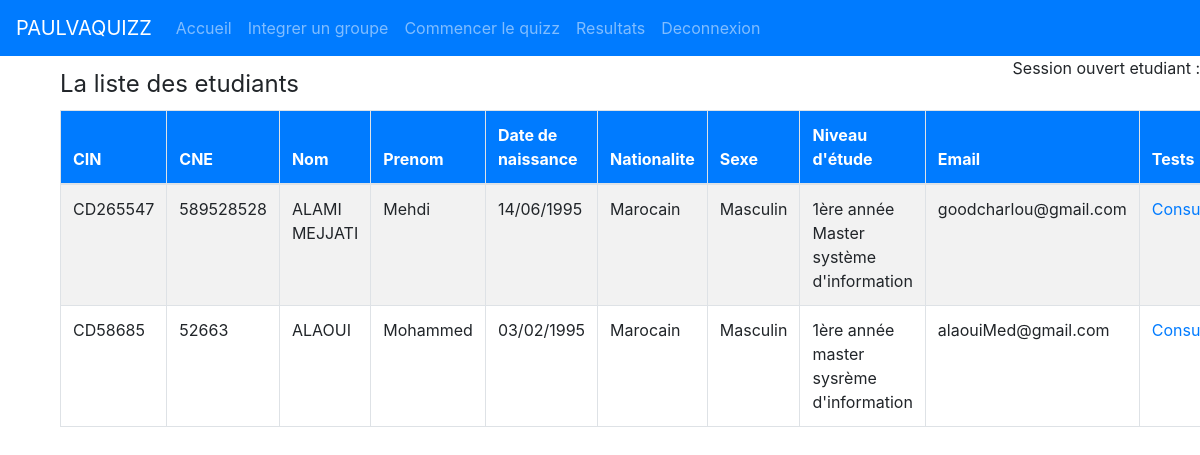
Page /Etudiants.php (signed in) on the earlier database version.
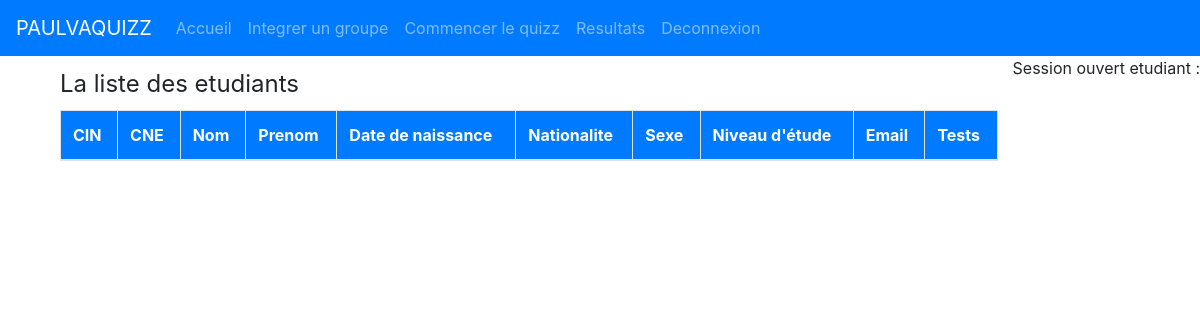
Same page on the later database version.
### tables this page shows
CREATE TABLE Etudiant(
        id             Int NOT NULL ,
        cin            Varchar (25) NOT NULL ,
        cne            Int NOT NULL ,
        nom_elv        Varchar (25) NOT NULL ,
        prenom_elv     Varchar (25) NOT NULL ,
        date_naissance Varchar (25) NOT NULL ,
        nationnalite   Varchar (25) NOT NULL ,
        sexe           Varchar (25) NOT NULL ,
        nivetude       Text NOT NULL ,
        email          Varchar (25) NOT NULL ,
        motdepasse     Varchar (25) NOT NULL ,
        PRIMARY KEY (id )
);

### Etudiants.view.php (the view)
<div class="container" style="margin-top: 10px;">
	<div class="row">
		<div class="col-md-12">
	<legend>La liste des etudiants</legend>
	<table class="table table-striped table-bordered table-hover">
				<thead class="bg-primary text-white">
					<tr scope="row">
						<th scope="col">CIN</th>
						<th scope="col">CNE</th>
						<th scope="col">Nom</th>
						<th scope="col">Prenom</th>
						<th scope="col">Date de naissance</th>
						<th scope="col">Nationalite</th>
						<th scope="col">Sexe</th>
						<th scope="col">Niveau d'étude</th>
						<th scope="col">Email</th>
						<th scope="col">Tests</th>
					</tr>
				</thead>
				<tbody>
					<?php
						while($etudiant = $etudiants->fetch()){
							$date = date("d/m/Y",strtotime($etudiant->date_naissance));
					 ?>
					 <tr scope="row">
					 	<td><?= $etudiant->cin ?></td>
					 	<td><?=$etudiant->cne ?></td>
					 	<td><?=$etudiant->nom_elv ?></td>
					 	<td><?=$etudiant->prenom_elv ?></td>
					 	<td><?= $date?></td>
					 	<td><?=$etudiant->nationalite ?></td>
					 	<td><?=$etudiant->sexe?></td>
					 	<td><?=$etudiant->nivetude ?></td>
					 	<td><?=$etudiant->email ?></td>
					 	<td><a href="<?= $base?>/Consulter.php?id=<?=$etudiant->id?>">Consulter </a> </td>
					 </tr>
					<?php  } ?>
				</tbody>
			</table>
</div>
</div>
</div>
</body>
</html>

### header.php (shortened to what this page needs)
<?php session_start();
 $base = "/Quizz" ?>
<!DOCTYPE html>
<html>
<head>
<link rel="stylesheet" href="https://maxcdn.bootstrapcdn.com/bootstrap/4.0.0/css/bootstrap.min.css">
<link href="//maxcdn.bootstrapcdn.com/font-awesome/4.2.0/css/font-awesome.min.css" rel="stylesheet">
</head>
<body>
	<nav class="navbar navbar-expand-lg navbar-dark bg-primary">
  <a class="navbar-brand" href="<?= $base?>/index.php">PAULVAQUIZZ</a>
  <div class="collapse navbar-collapse" id="navbarNav">
    <ul class="navbar-nav">
      <li class="nav-item" id="home">
        <a class="nav-link" href="<?= $base?>/index.php">Accueil <span class="sr-only">(current)</span></a>
      </li>
     	<?php if(!isset($_SESSION["etudiant"]) && !isset($_SESSION["prof"])){
     		?>
     		<li class="nav-item" id = "conexion">
       			 <a class="nav-link" href="<?= $base?>/Connexion.php">Connexion <span class="sr-only">(current)</span></a>
     		 </li>
     		 </ul>
          </div>
</nav>
     		<?php
     	} else if(isset($_SESSION["etudiant"])){
     		?>
     			<li class="nav-item" id = "participer">
       			 <a class="nav-link" href="<?= $base?>/Groupes.php">Integrer un groupe <span class="sr-only">(current)</span></a>
     		 </li>
     		 <li class="nav-item " id = "test">
       			 <a class="nav-link " href="<?= $base?>/quizz.php">Commencer le quizz <span class="sr-only">(current)</span></a>
     		 </li>
          <li class="nav-item " id = "results">
             <a class="nav-link " href="<?= $base?>/Resultats.php">Resultats <span class="sr-only">(current)</span></a>
         </li>
     			<li class="nav-item" id = "Deconnexion">
       			 <a class="nav-link" href="<?= $base?>/Deconnexion.php">Deconnexion <span class="sr-only">(current)</span></a>
     		 </li>
         </ul>
          </div>
</nav>
<div class="float-right">
           Session ouvert etudiant : <?= $_SESSION["etudiant"]->nom_elv ?> <?= $_SESSION["etudiant"]->prenom_elv?>
         </div>
     <?php	} else if($_SESSION["prof"]){
      ?>
      <li class="nav-item" id = "participer">
             <a class="nav-link" href="<?= $base?>/NouveauGroupe.php">Créer un groupe <span class="sr-only">(current)</span></a>
         </li>
         <li class="nav-item" id = "participer">
             <a class="nav-link" href="<?= $base?>/NouveauQuizz.php">Créer un quizz<span class="sr-only">(current)</span></a>
             <li class="nav-item" id = "participer">
             <a class="nav-link" href="<?= $base?>/Etudiants.php">Etudiants <span class="sr-only">(current)</span></a>
         </li>
         <li class="nav-item" id = "participer">
             <a class="nav-link" href="<?= $base?>/ListeQuizz.php">Quizz <span class="sr-only">(current)</span></a>
         </li>
          <li class="nav-item" id = "participer">
             <a class="nav-link" href="<?= $base?>/ListeGroupe.php">Groupes <span class="sr-only">(current)</span></a>
         </li>
             <li class="nav-item" id = "participer">
             <a class="nav-link" href="<?= $base?>/Deconnexion.php">Deconnexion <span class="sr-only">(current)</span></a>
         </li>
         </ul>
          </div>
</nav>
         <div class="float-right">
           Session ouvert professeur : <?= $_SESSION["prof"]->nom_prof ?> <?= $_SESSION["prof"]->prenom_prof ?>
         </div>
      <?php
     } ?>

### Etudiants.php (shortened to what this page needs)
<?php
	require 'inc/bdd.php';
	require 'views/header.php';
	if(isset($_SESSION["prof"])){
		$etudiants = $bdd->query("SELECT * FROM etudiant");
		require 'views/Etudiants.view.php';
	}

Differences in the rows shown:
removed etudiant: cin "CD265547", cne "589528528", nom_elv "ALAMI MEJJATI", prenom_elv "Mehdi", date_naissance "14/06/1995", nationalite "Marocain", sexe "Masculin", nivetude "1ère année Master système d'information", email "goodcharlou@gmail.com"
removed etudiant: cin "CD58685", cne "52663", nom_elv "ALAOUI", prenom_elv "Mohammed", date_naissance "03/02/1995", nationalite "Marocain", sexe "Masculin", nivetude "1ère année master sysrème d'information", email "alaouiMed@gmail.com"
